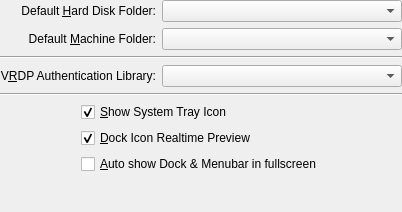
<?xml version="1.0" encoding="UTF-8"?>
<ui version="4.0">
 <comment>
 VBox frontends: Qt4 GUI (&quot;VirtualBox&quot;):

 Copyright (C) 2008 Sun Microsystems, Inc.

 This file is part of VirtualBox Open Source Edition (OSE), as
 available from http://www.virtualbox.org. This file is free software;
 you can redistribute it and/or modify it under the terms of the GNU
 General Public License (GPL) as published by the Free Software
 Foundation, in version 2 as it comes in the "COPYING" file of the
 VirtualBox OSE distribution. VirtualBox OSE is distributed in the
 hope that it will be useful, but WITHOUT ANY WARRANTY of any kind.

 Please contact Sun Microsystems, Inc., 4150 Network Circle, Santa
 Clara, CA 95054 USA or visit http://www.sun.com if you need
 additional information or have any questions.
 </comment>
 <class>VBoxGLSettingsGeneral</class>
 <widget class="QWidget" name="VBoxGLSettingsGeneral">
  <property name="geometry">
   <rect>
    <x>0</x>
    <y>0</y>
    <width>402</width>
    <height>212</height>
   </rect>
  </property>
  <layout class="QGridLayout">
   <property name="margin">
    <number>0</number>
   </property>
   <item row="0" column="0" colspan="2">
    <widget class="QLabel" name="mLbHardDisk">
     <property name="text">
      <string>Default &amp;Hard Disk Folder:</string>
     </property>
     <property name="alignment">
      <set>Qt::AlignRight|Qt::AlignTrailing|Qt::AlignVCenter</set>
     </property>
     <property name="buddy">
      <cstring>mPsHardDisk</cstring>
     </property>
    </widget>
   </item>
   <item row="0" column="2">
    <widget class="VBoxFilePathSelectorWidget" name="mPsHardDisk">
     <property name="sizePolicy">
      <sizepolicy hsizetype="MinimumExpanding" vsizetype="Fixed">
       <horstretch>0</horstretch>
       <verstretch>0</verstretch>
      </sizepolicy>
     </property>
    </widget>
   </item>
   <item row="1" column="0" colspan="2">
    <widget class="QLabel" name="mLbMach">
     <property name="text">
      <string>Default &amp;Machine Folder:</string>
     </property>
     <property name="alignment">
      <set>Qt::AlignRight|Qt::AlignTrailing|Qt::AlignVCenter</set>
     </property>
     <property name="buddy">
      <cstring>mPsMach</cstring>
     </property>
    </widget>
   </item>
   <item row="1" column="2">
    <widget class="VBoxFilePathSelectorWidget" name="mPsMach">
     <property name="sizePolicy">
      <sizepolicy hsizetype="MinimumExpanding" vsizetype="Fixed">
       <horstretch>0</horstretch>
       <verstretch>0</verstretch>
      </sizepolicy>
     </property>
    </widget>
   </item>
   <item row="2" column="0" colspan="3">
    <widget class="Line" name="mLnSeparator">
     <property name="orientation">
      <enum>Qt::Horizontal</enum>
     </property>
    </widget>
   </item>
   <item row="3" column="0" colspan="2">
    <widget class="QLabel" name="mLbVRDP">
     <property name="text">
      <string>V&amp;RDP Authentication Library:</string>
     </property>
     <property name="alignment">
      <set>Qt::AlignRight|Qt::AlignTrailing|Qt::AlignVCenter</set>
     </property>
     <property name="buddy">
      <cstring>mPsVRDP</cstring>
     </property>
    </widget>
   </item>
   <item row="3" column="2">
    <widget class="VBoxFilePathSelectorWidget" name="mPsVRDP">
     <property name="sizePolicy">
      <sizepolicy hsizetype="MinimumExpanding" vsizetype="Fixed">
       <horstretch>0</horstretch>
       <verstretch>0</verstretch>
      </sizepolicy>
     </property>
    </widget>
   </item>
   <item row="4" column="0" colspan="3">
    <widget class="Line" name="mLnSeparator2">
     <property name="orientation">
      <enum>Qt::Horizontal</enum>
     </property>
    </widget>
   </item>
   <item row="5" column="1" colspan="2">
    <widget class="QCheckBox" name="mCbCheckTrayIcon">
     <property name="whatsThis">
      <string>When checked, the application will provide an icon with the context menu in the system tray.</string>
     </property>
     <property name="text">
      <string>&amp;Show System Tray Icon</string>
     </property>
     <property name="checked">
      <bool>true</bool>
     </property>
    </widget>
   </item>
   <item row="6" column="1" colspan="2">
    <widget class="QCheckBox" name="mCbCheckDockPreview">
     <property name="whatsThis">
      <string>When checked, the Dock Icon will reflect the VM window content in realtime.</string>
     </property>
     <property name="text">
      <string>&amp;Dock Icon Realtime Preview</string>
     </property>
     <property name="checked">
      <bool>true</bool>
     </property>
    </widget>
   </item>
   <item row="11" column="0" colspan="3">
    <spacer>
     <property name="orientation">
      <enum>Qt::Vertical</enum>
     </property>
     <property name="sizeHint" stdset="0">
      <size>
       <width>0</width>
       <height>0</height>
      </size>
     </property>
    </spacer>
   </item>
   <item row="7" column="1" colspan="2">
    <widget class="QCheckBox" name="mCbCheckPresentationMode">
     <property name="text">
      <string>&amp;Auto show Dock &amp;&amp; Menubar in fullscreen</string>
     </property>
    </widget>
   </item>
  </layout>
 </widget>
 <customwidgets>
  <customwidget>
   <class>VBoxFilePathSelectorWidget</class>
   <extends>QComboBox</extends>
   <header>VBoxFilePathSelectorWidget.h</header>
   <container>1</container>
  </customwidget>
 </customwidgets>
 <resources/>
 <connections/>
</ui>
